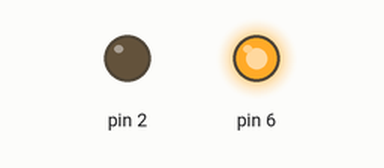
Recording of a sketch running on a simulated Arduino Uno, built with avr-gcc and run on an emulated ATmega328P. On the bench: output pins drawn as LEDs (lit = HIGH). No radio packets arrive unless stated.

Above: at 0.1 s.
At 5.1 s:
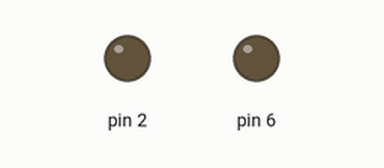
Timing chart, 0 to 6.6 s (numbered marks = the images above):
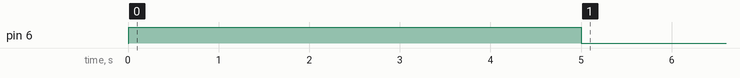

The sketch:

bikeimmobiliser_3.ino
```cpp
#include <SPI.h>
#include "nRF24L01.h"
#include "RF24.h"
#include "printf.h"


RF24 radio(9,10);
const long interval = 5000;
unsigned long previousMillis = 0;
  unsigned long currentMillis =0;


const uint64_t pipes[2] = { 0xF0F0F0F0E1LL, 0xF0F0F0F0D2LL };


typedef enum { role_ping_out = 1, role_pong_back } role_e;


const char* role_friendly_name[] = { "invalid", "Ping out", "Pong back"};


role_e role;

void setup(void)
{


  pinMode(2, OUTPUT);

  digitalWrite(2,LOW);
   pinMode(6, OUTPUT);

digitalWrite(6,0);


  printf_begin();
  printf("\n\rRF24/examples/pingpair/\n\r");
  printf("ROLE: %s\n\r",role_friendly_name[role]);


  radio.begin();


  radio.setRetries(15,15);


  radio.setPayloadSize(8);


  if ( role == role_ping_out )
  {
    radio.openWritingPipe(pipes[0]);
    radio.openReadingPipe(1,pipes[1]);
  }
  else
  {
    radio.openWritingPipe(pipes[1]);
    radio.openReadingPipe(1,pipes[0]);
  }


  radio.startListening();


  radio.printDetails();
}

void loop(void)
{
  unsigned long currentMillis = millis();


    if ( radio.available() )
    {

      unsigned long got_time;
      bool done = false;
      while (!done)
      {

        done = radio.read( &got_time, sizeof(unsigned long) );


        printf("Got payload %lu...",got_time);


      }


   previousMillis = currentMillis;

      radio.startListening();
    }


  if(currentMillis - previousMillis >= interval) {

digitalWrite(6,0);


  }
  else{digitalWrite(6,1);}
Serial.print(currentMillis - previousMillis);      printf("--.\n\r");
delay(50);


  }
```

Measured:
- by itself, pin 6: LOW → HIGH at 0.01 s, → LOW 5.0 s later
